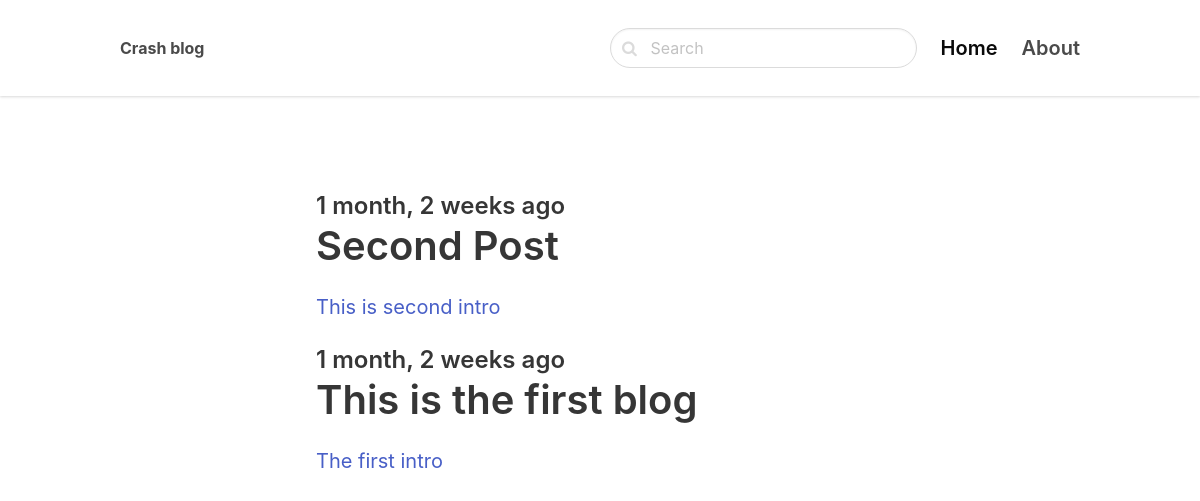
/django/, run on the app's committed database.
### blog/models.py (models this page shows)
class Post(models.Model):
    ACTIVE = 'active'
    DRAFT = 'draft'
    CHOICES_STATUS = (
        (ACTIVE, 'Active'),
        (DRAFT, 'Draft')
    )
    category = models.ForeignKey(Category, related_name='posts', on_delete=models.CASCADE)
    title = models.CharField(max_length=255)
    slug = models.SlugField()
    intro = models.TextField()
    body = models.TextField()
    created_at = models.DateTimeField(auto_now_add=True)
    status = models.CharField(max_length=10, choices=CHOICES_STATUS, default=ACTIVE)
    image = models.ImageField(upload_to='uploads/', blank=True, null=True)
    class Meta:
        ordering = ('-created_at',)

### blog/views.py (the view)
# urls.py: path('<slug:slug>/', views.category, name='category_detail')
def category(request, slug):
    category = get_object_or_404(Category, slug=slug)
    posts = category.posts.filter(status = Post.ACTIVE)
    return render(request, 'blog/category.html', {'category' : category, 'posts' : posts})

### blog/templates/blog/category.html (shortened to what this page needs)
{% extends 'core/base.html' %}
{% block content %}
    <section class="hero">
        <div class="hero-body">
            <div class="container">
                <section class="section">
                    <div class="columns">
                        <div class="column is-8 is-offset-2">
                             {% for post in posts %}
                                <div class="content is-medium">
                                         <a href="{% url 'post_detail' post.category.slug post.slug %}">
                                        <h2 class="subtitle is-4">{{ post.created_at|timesince }} ago</h2>
                                        <h1 class="title">{{ post.title }}</h1>
                                        <p>{{ post.intro }}</p>
                                     </a>
                                </div>
                            {% empty %}
                            <div class="content">
                                <p>There is no posts in this category...  </p>
                            </div>
                             {% endfor %}
                        </div>
                    </div>
                </section>
            </div>
        </div>
    </section>
{% endblock %}

### data on the page
Post: created_at "1 month, 2 weeks", title "Second Post", intro "This is second intro"
Post: created_at "1 month, 2 weeks", title "This is the first blog", intro "The first intro"
